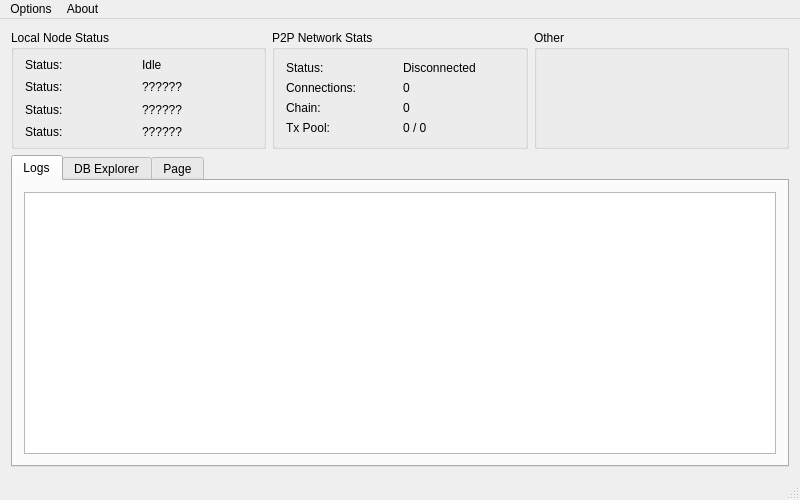
<?xml version="1.0" encoding="UTF-8"?>
<ui version="4.0">
 <class>MainWindow</class>
 <widget class="QMainWindow" name="MainWindow">
  <property name="geometry">
   <rect>
    <x>0</x>
    <y>0</y>
    <width>800</width>
    <height>500</height>
   </rect>
  </property>
  <property name="sizePolicy">
   <sizepolicy hsizetype="Expanding" vsizetype="Expanding">
    <horstretch>0</horstretch>
    <verstretch>0</verstretch>
   </sizepolicy>
  </property>
  <property name="minimumSize">
   <size>
    <width>800</width>
    <height>500</height>
   </size>
  </property>
  <property name="windowTitle">
   <string>MainWindow</string>
  </property>
  <widget class="QWidget" name="centralWidget">
   <property name="sizePolicy">
    <sizepolicy hsizetype="Maximum" vsizetype="Maximum">
     <horstretch>0</horstretch>
     <verstretch>0</verstretch>
    </sizepolicy>
   </property>
   <property name="maximumSize">
    <size>
     <width>16000</width>
     <height>16000</height>
    </size>
   </property>
   <layout class="QVBoxLayout" name="verticalLayout_2">
    <item>
     <layout class="QHBoxLayout" name="horizontalLayout">
      <item>
       <widget class="QGroupBox" name="groupBox_3">
        <property name="title">
         <string>Local Node Status</string>
        </property>
        <property name="flat">
         <bool>true</bool>
        </property>
        <layout class="QVBoxLayout" name="verticalLayout_3">
         <property name="spacing">
          <number>3</number>
         </property>
         <property name="topMargin">
          <number>5</number>
         </property>
         <property name="bottomMargin">
          <number>5</number>
         </property>
         <item>
          <layout class="QHBoxLayout" name="status_layout_2">
           <item>
            <widget class="QLabel" name="status_title_2">
             <property name="text">
              <string>Status:</string>
             </property>
            </widget>
           </item>
           <item>
            <widget class="QLabel" name="status_local">
             <property name="text">
              <string>Idle</string>
             </property>
            </widget>
           </item>
          </layout>
         </item>
         <item>
          <layout class="QHBoxLayout" name="status_layout_3">
           <item>
            <widget class="QLabel" name="status_title_3">
             <property name="text">
              <string>Status:</string>
             </property>
            </widget>
           </item>
           <item>
            <widget class="QLabel" name="status_label_3">
             <property name="text">
              <string>??????</string>
             </property>
            </widget>
           </item>
          </layout>
         </item>
         <item>
          <layout class="QHBoxLayout" name="status_layout_4">
           <item>
            <widget class="QLabel" name="status_title_4">
             <property name="text">
              <string>Status:</string>
             </property>
            </widget>
           </item>
           <item>
            <widget class="QLabel" name="status_label_4">
             <property name="text">
              <string>??????</string>
             </property>
            </widget>
           </item>
          </layout>
         </item>
         <item>
          <layout class="QHBoxLayout" name="status_layout">
           <item>
            <widget class="QLabel" name="status_title">
             <property name="text">
              <string>Status:</string>
             </property>
            </widget>
           </item>
           <item>
            <widget class="QLabel" name="status_label">
             <property name="text">
              <string>??????</string>
             </property>
            </widget>
           </item>
          </layout>
         </item>
        </layout>
       </widget>
      </item>
      <item>
       <widget class="QGroupBox" name="groupBox_P2P_Stats">
        <property name="title">
         <string>P2P Network Stats</string>
        </property>
        <property name="flat">
         <bool>true</bool>
        </property>
        <layout class="QVBoxLayout" name="verticalLayout_4">
         <item>
          <layout class="QHBoxLayout" name="status_layout_8">
           <item>
            <widget class="QLabel" name="status_p2p_1">
             <property name="text">
              <string>Status:</string>
             </property>
            </widget>
           </item>
           <item>
            <widget class="QLabel" name="status_p2p">
             <property name="text">
              <string>Disconnected</string>
             </property>
            </widget>
           </item>
          </layout>
         </item>
         <item>
          <layout class="QHBoxLayout" name="status_layout_7">
           <item>
            <widget class="QLabel" name="status_p2p_2">
             <property name="text">
              <string>Connections:</string>
             </property>
            </widget>
           </item>
           <item>
            <widget class="QLabel" name="status_p2p_connections">
             <property name="text">
              <string>0</string>
             </property>
            </widget>
           </item>
          </layout>
         </item>
         <item>
          <layout class="QHBoxLayout" name="status_layout_6">
           <item>
            <widget class="QLabel" name="status_p2p_3">
             <property name="text">
              <string>Chain:</string>
             </property>
            </widget>
           </item>
           <item>
            <widget class="QLabel" name="status_p2p_chain">
             <property name="text">
              <string>0</string>
             </property>
            </widget>
           </item>
          </layout>
         </item>
         <item>
          <layout class="QHBoxLayout" name="status_layout_5">
           <item>
            <widget class="QLabel" name="status_p2p_4">
             <property name="text">
              <string>Tx Pool:</string>
             </property>
            </widget>
           </item>
           <item>
            <widget class="QLabel" name="status_p2p_tx">
             <property name="text">
              <string>0 / 0</string>
             </property>
            </widget>
           </item>
          </layout>
         </item>
        </layout>
       </widget>
      </item>
      <item>
       <widget class="QGroupBox" name="groupBox">
        <property name="sizePolicy">
         <sizepolicy hsizetype="Minimum" vsizetype="Minimum">
          <horstretch>0</horstretch>
          <verstretch>0</verstretch>
         </sizepolicy>
        </property>
        <property name="title">
         <string>Other</string>
        </property>
        <property name="flat">
         <bool>true</bool>
        </property>
       </widget>
      </item>
     </layout>
    </item>
    <item>
     <widget class="QTabWidget" name="tabWidget">
      <property name="currentIndex">
       <number>0</number>
      </property>
      <widget class="QWidget" name="Tab_Logs">
       <attribute name="title">
        <string>Logs</string>
       </attribute>
       <layout class="QVBoxLayout" name="verticalLayout">
        <item>
         <widget class="QTextBrowser" name="textBrowser"/>
        </item>
       </layout>
      </widget>
      <widget class="QWidget" name="Tab_Explorer">
       <attribute name="title">
        <string>DB Explorer</string>
       </attribute>
      </widget>
      <widget class="QWidget" name="tab_3">
       <attribute name="title">
        <string>Page</string>
       </attribute>
      </widget>
     </widget>
    </item>
   </layout>
  </widget>
  <widget class="QMenuBar" name="menuBar">
   <property name="geometry">
    <rect>
     <x>0</x>
     <y>0</y>
     <width>800</width>
     <height>25</height>
    </rect>
   </property>
   <property name="nativeMenuBar">
    <bool>true</bool>
   </property>
   <widget class="QMenu" name="menuOptions">
    <property name="title">
     <string>Options</string>
    </property>
    <addaction name="actionOptions"/>
    <addaction name="separator"/>
    <addaction name="actionClose"/>
   </widget>
   <widget class="QMenu" name="menuAbout">
    <property name="title">
     <string>About</string>
    </property>
    <addaction name="actionAbout_DBC"/>
   </widget>
   <addaction name="menuOptions"/>
   <addaction name="menuAbout"/>
  </widget>
  <widget class="QStatusBar" name="statusBar"/>
  <action name="actionOptions">
   <property name="text">
    <string>Options</string>
   </property>
  </action>
  <action name="actionClose">
   <property name="text">
    <string>Close</string>
   </property>
  </action>
  <action name="actionAbout_DBC">
   <property name="text">
    <string>About DBC</string>
   </property>
  </action>
 </widget>
 <layoutdefault spacing="6" margin="11"/>
 <tabstops>
  <tabstop>tabWidget</tabstop>
  <tabstop>textBrowser</tabstop>
 </tabstops>
 <resources/>
 <connections/>
</ui>
